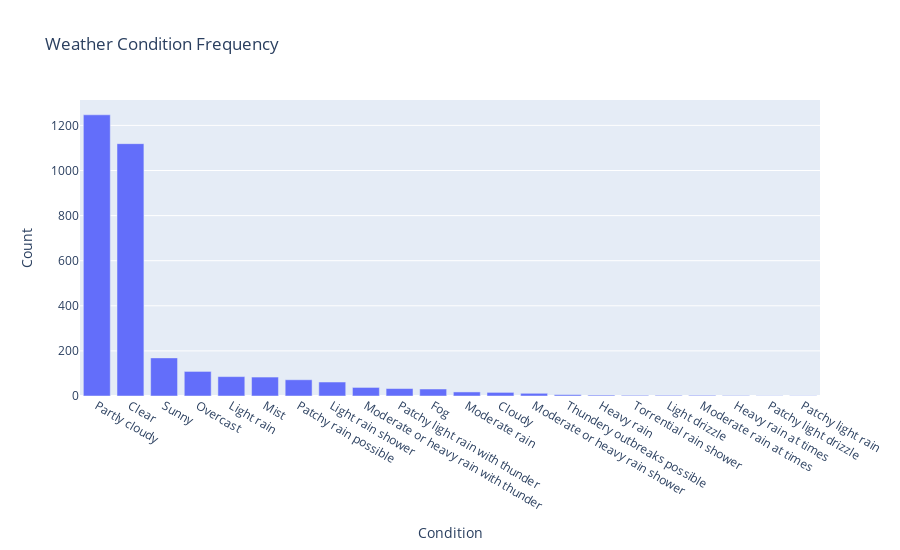

The notebook cell saved with this chart:
### Code cell
condition_counts = df["condition_text"].value_counts().reset_index()
condition_counts.columns = ["Condition", "Count"]

fig = px.bar(
    condition_counts,
    x="Condition",
    y="Count",
    title="Weather Condition Frequency",
    height=550
)
fig.show()

### Figure 1 — Plotly figure (JSON) as saved in the notebook; plotly's stock layout.template omitted (floating-point values rounded to 4 significant figures)
{"data": [{"hovertemplate": "Condition=%{x}<br>Count=%{y}<extra></extra>", "legendgroup": "", "marker": {"color": "#636efa", "pattern": {"shape": ""}}, "name": "", "orientation": "v", "showlegend": false, "textposition": "auto", "type": "bar", "x": ["Partly cloudy", "Clear", "Sunny", "Overcast", "Light rain", "Mist", "Patchy rain possible", "Light rain shower", "Moderate or heavy rain with thunder", "Patchy light rain with thunder", "Fog", "Moderate rain", "Cloudy", "Moderate or heavy rain shower", "Thundery outbreaks possible", "Heavy rain", "Torrential rain shower", "Light drizzle", "Moderate rain at times", "Heavy rain at times", "Patchy light drizzle", "Patchy light rain"], "xaxis": "x", "y": [1247, 1119, 169, 109, 86, 84, 72, 62, 38, 33, 31, 18, 16, 12, 6, 4, 3, 3, 3, 2, 1, 1], "yaxis": "y"}], "layout": {"barmode": "relative", "height": 550, "legend": {"tracegroupgap": 0}, "title": {"text": "Weather Condition Frequency"}, "xaxis": {"anchor": "y", "domain": [0, 1], "title": {"text": "Condition"}}, "yaxis": {"anchor": "x", "domain": [0, 1], "title": {"text": "Count"}}}}
